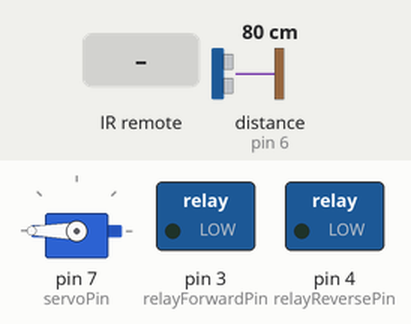
Recording of a sketch running on a simulated Arduino Uno, built with avr-gcc and run on an emulated ATmega328P. Parts: servo, switched loads named in the sketch (green lamp = pin HIGH). Wiring (inferred from the names in the program): ultrasonic range finder: trigger pin 5; echo pin 6. The test bench sets the inputs (shaded band); at power-on: distance to the obstacle (sensor on pin 6) 80 cm. The echo pulse lasts 58.3 µs per cm; pins used as bus, display or sensor lines are not drawn.

Above: at 1.2 s.
1.3 s: infrared code 0xFD50AF received
At 1.6 s:
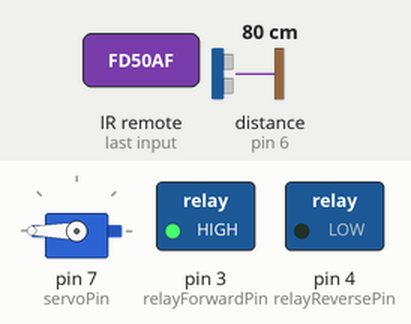
4.3 s: infrared code 0xFD10EF received
At 5.2 s:
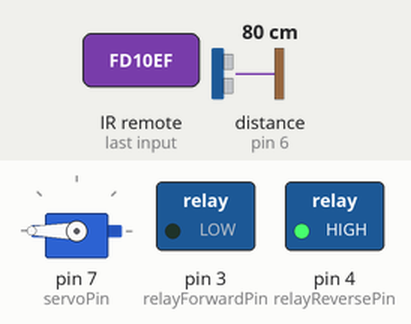
7.3 s: distance to the obstacle (sensor on pin 6) set to 2 cm
At 7.9 s:
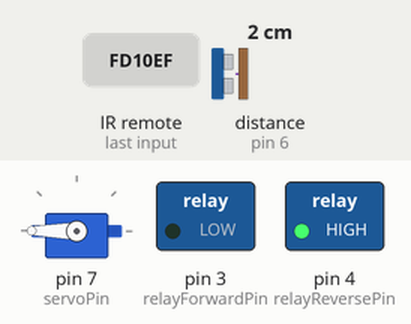
10.3 s: infrared code 0xFD50AF received
At 11.0 s:
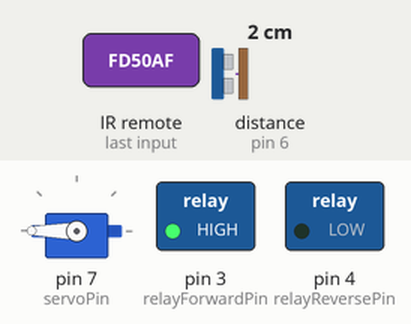
13.3 s: infrared code 0xFD10EF received
At 14.5 s:
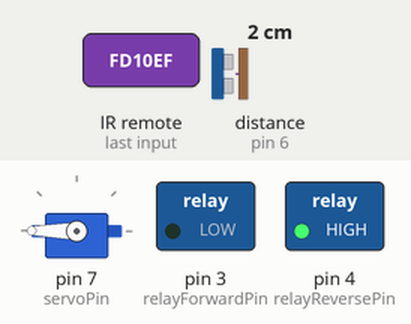
Timing chart, 0 to 72.8 s (numbered marks = the images above; inputs shaded):
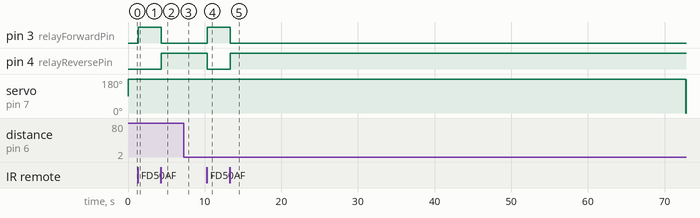

Measured:
- after the input at 1.3 s, pin 3 (relayForwardPin): LOW → HIGH at once; servo on pin 7 (servoPin): stays 180° (without the input it goes to 0° after 3.0 s)
- after the input at 4.3 s, pin 3 (relayForwardPin): HIGH → LOW at once; pin 4 (relayReversePin): LOW → HIGH at once; servo on pin 7 (servoPin): stays 180° (without the input it goes to 0° after 3.0 s)
- after the input at 7.3 s, servo on pin 7 (servoPin): stays 180° (without the input it goes to 0° after 3.0 s)
- after the input at 10.3 s, pin 3 (relayForwardPin): LOW → HIGH at once; pin 4 (relayReversePin): HIGH → LOW at once; servo on pin 7 (servoPin): stays 180° (without the input it goes to 0° after 3.0 s)
- after the input at 13.3 s, pin 3 (relayForwardPin): HIGH → LOW at once; pin 4 (relayReversePin): LOW → HIGH at once

The sketch:

Group3project.ino
```cpp
// IR library
#include <IRremote.h>

// Servo library
#include <Servo.h>

//Define the IR reciever pin
const int irReceiverPin = 2;

//Define the Relay module pins
const int relayForwardPin = 3;
const int relayReversePin = 4;

//Define IR remote necessity
const unsigned long forwardButtonCode = 0xFD50AF;
const unsigned long reverseButtonCode = 0xFD10EF;
IRrecv irReceiver(irReceiverPin);
decode_results irResults;

//Define ultrasonic necessity
int trigger_pin = 5;
int echo_pin = 6;
int time;
int distance;


// Define servo motor pin
const int servoPin = 7;

Servo Myservo;

void setup() {
  // Initialize IR receiver
  irReceiver.enableIRIn();

  // Intialize ultrasonic pin
  pinMode(trigger_pin, OUTPUT);
  pinMode(echo_pin, INPUT);

  // Initialize relay module pins
  pinMode(relayForwardPin, OUTPUT);
  pinMode(relayReversePin, OUTPUT);

  // Initialize relays to OFF state
  digitalWrite(relayForwardPin, LOW);
  digitalWrite(relayReversePin, LOW);

  // Initialize servo motor
  Myservo.attach(servoPin);
}

void loop() {
  if (irReceiver.decode(&irResults)) {

    // Check if the forward button is pressed
    if (irResults.value == forwardButtonCode) {
      forward();
    }

    // Check if the reverse button is pressed
    else if (irResults.value == reverseButtonCode) {
      reverse();
    }

    irReceiver.resume();
  }


  if (checkObstacle()) {
    push();
    delay(20);
    returnBack();
  }
}

void forward() {
  // Activate the forward polarity
  digitalWrite(relayForwardPin, HIGH);
  digitalWrite(relayReversePin, LOW);
}

void reverse() {
  // Activate the reverse polarity
  digitalWrite(relayForwardPin, LOW);
  digitalWrite(relayReversePin, HIGH);
}

void push() {
  // servo forward
  Myservo.write(180);
  }

void returnBack() {
  // servo backwards
  Myservo.write(0);
  }

  bool checkObstacle() {
  // Trigger the ultrasonic sensor to send a pulse
  digitalWrite(trigger_pin, LOW);
  delayMicroseconds(2);
  digitalWrite(trigger_pin, HIGH);
  delayMicroseconds(10);
  digitalWrite(trigger_pin, LOW);

  // Measure the duration of the echo pulse
  unsigned long time = pulseIn(echo_pin, HIGH);

  // Calculate the distance based on the speed of sound
  float distance = time * 0.034 / 2;

  // Check if an obstacle is detected within a certain range
  if (distance = 20) {
    return true;  // Obstacle detected
  } else {
    return false; // No obstacle detected
  }
}
```
